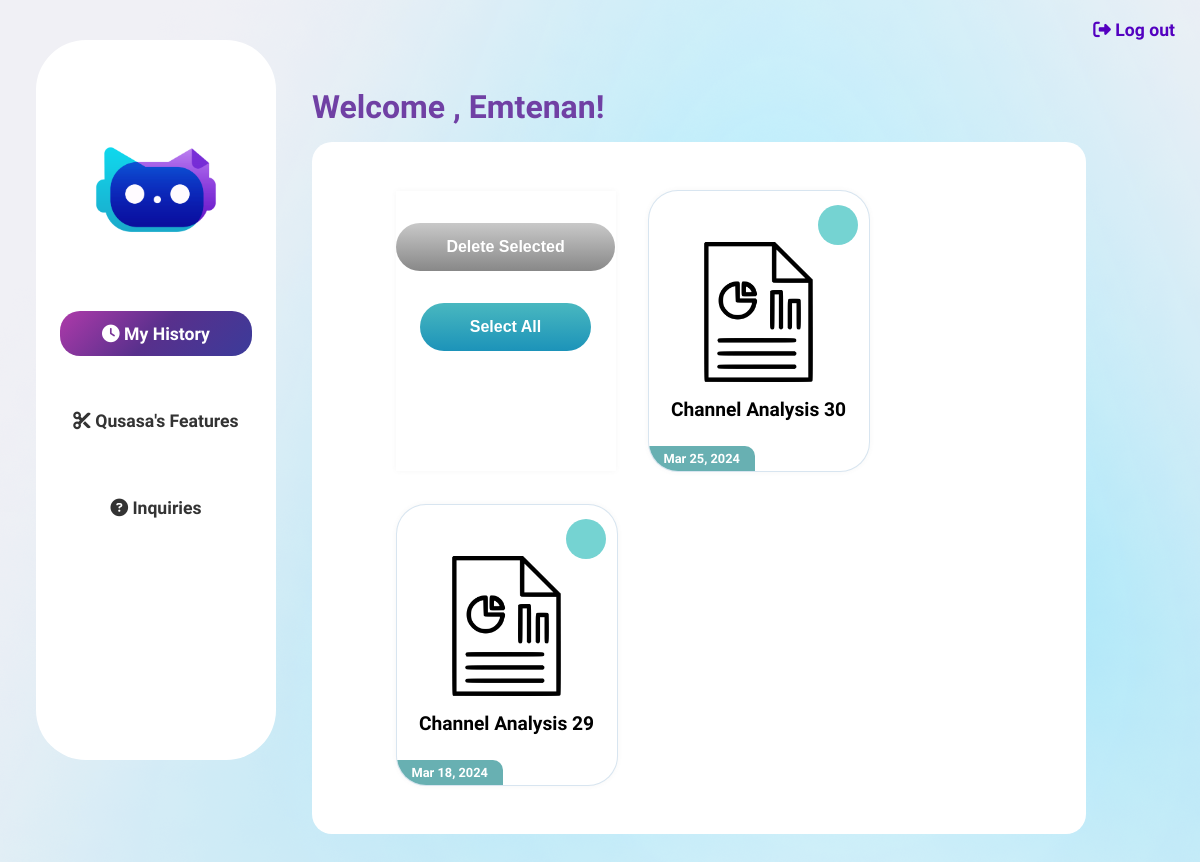
The page /base/ (signed in) on the database as committed earlier.
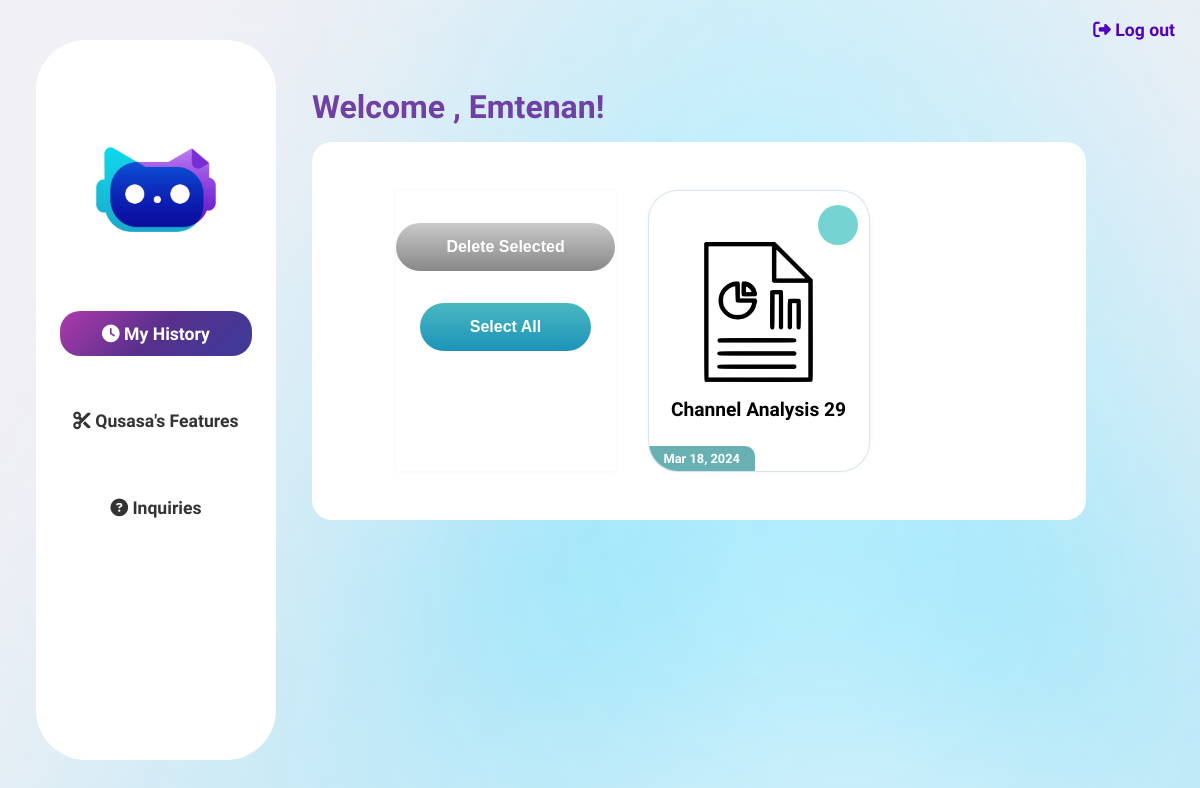
The same page on the database as committed later.
### qusasa/models.py (models this page shows, shortened)
class ChannelAnalysisHistory(models.Model):
    user = models.ForeignKey(settings.AUTH_USER_MODEL, on_delete=models.CASCADE)
    channel_url = models.URLField(max_length=2048)
    created_at = models.DateTimeField(auto_now_add=True)

### qusasa/views/auth_views.py (the view)
    def wrap(request, *args, **kwargs):
        if request.user.is_verified:
            return function(request, *args, **kwargs)
        else:
            return redirect('confirm_email')

### qusasa/backend.py (called while the page is built)
    def get_user(self, user_id):
        UserModel = get_user_model()
        try:
            return UserModel.objects.get(pk=user_id)
        except UserModel.DoesNotExist:
            return None

### qusasa/views/auth_views.py (called while the page is built)
def email_verified_required(function):
    def wrap(request, *args, **kwargs):
        if request.user.is_verified:
            return function(request, *args, **kwargs)
        else:
            return redirect('confirm_email')
    return wrap

### qusasa/templates/qusasa/base.html (shortened to what this page needs)
{% load static %}
<!DOCTYPE html>
<html lang="en">
<head>
    <link rel="stylesheet" href="{% static 'qusasa/css/base.css' %}">
    <link rel="stylesheet" href="{% static 'qusasa/css/cards.css' %}" />
</head>
<body>
    <a class="log-out" href="{% url 'logout' %}"><i class="fa-solid fa-right-from-bracket"></i>  Log out</a>
    {% include 'side_nav.html' %}
    <div class="content">
        <div class="welcome">
            Welcome , {{ user.first_name }}!
        </div>
        <div class="history">
            <div class="cards">
                {% if video_histories.exists or topic_histories.exists or playlist_histories.exists or channel_histories.exists or video_retrieving_histories.exists or competitive_histories.exists %}
                        <div class="buttons">
                            <button id="delete-selected">Delete Selected</button>
                            <button id="select-all">Select All</button>
                        </div>
                    {% for history in channel_histories %}
                    <article class="card">
                        <label for="channel-history-{{ history.id }}"></label>
                        <a href="{% url 'channel_analysis_detail' history.id %}">
                        <header class="card__thumb">
                            <img src="{% static 'qusasa/images/report.png' %}"/>
                            <div class="feature-name">
                                    Channel Analysis {{ history.id }}
                            </div>
                        </header>
                        <div class="card__body">
                            <div class="card__category youtube">{{ history.created_at|date:"M d, Y" }}</div>
                        </div>
                    </a>
                    </article>
                    {% endfor %}
                {% endif %}
            </div>
        </div>
    </div>
</body>
</html>

Rows that differ between the two databases and show on the page:
removed ChannelAnalysisHistory: id "30", created_at "Mar 25, 2024"
